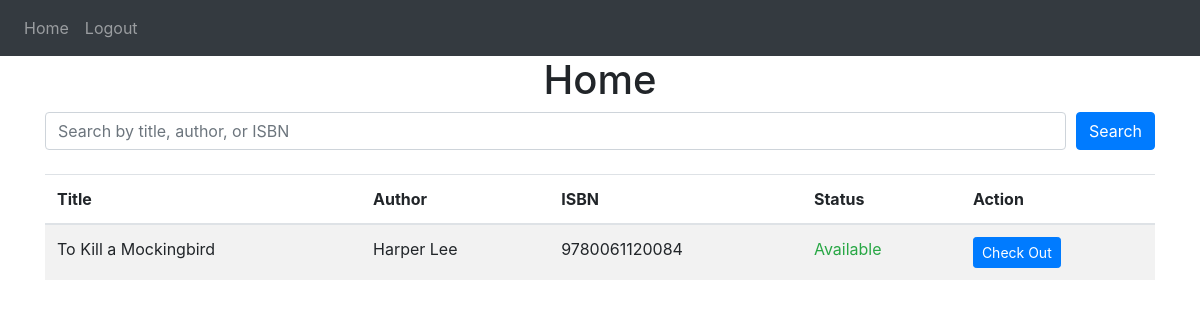
/checkout/2 (signed in), run on the app's committed database.
### website/models.py (models this page shows)
class Book(db.Model):
    id = db.Column(db.Integer, primary_key=True)
    title = db.Column(db.String(150), nullable=False)
    author = db.Column(db.String(150), nullable=False)
    isbn = db.Column(db.String(20), unique=True, nullable=False)
    available = db.Column(db.Integer, default=1)  # 1 = Available, 0 = Checked Out

### website/views.py (the view)
@views.route('/checkout/<bookId>', methods=['GET', 'POST'])
@login_required
def checkout_book(bookId):
    books = Book.query.filter(Book.id == bookId)
    return render_template("home.html", user=current_user, books=books)

### website/__init__.py (called while the page is built)
def create_app():
    app = Flask(__name__)
    app.config['SECRET_KEY'] = 'your_secret_key'
    app.config['SQLALCHEMY_DATABASE_URI'] = 'sqlite:///library.db'
    db.init_app(app)
    from .views import views
    from .auth import auth
    app.register_blueprint(views, url_prefix='/')
    app.register_blueprint(auth, url_prefix='/')
    from .models import User, Book  # Import the Book model
    with app.app_context():
        db.create_all()
    login_manager = LoginManager()
    login_manager.login_view = 'auth.login'
    login_manager.init_app(app)
    @login_manager.user_loader
    def load_user(id):
        return User.query.get(int(id))
    return app

### website/templates/home.html (shortened to what this page needs)
{% extends "base.html" %}
{% block content %}
<h1 align="center">Home</h1>
<form method="GET" action="{{ url_for('views.home') }}" class="mb-4">
    <div class="form-row">
        <div class="col">
            <input type="text" class="form-control" name="query" placeholder="Search by title, author, or ISBN" value="{{ request.args.get('query', '') }}">
        </div>
        <div class="col-auto">
            <button type="submit" class="btn btn-primary">Search</button>
        </div>
    </div>
</form>
<div class="table-responsive">
    <table class="table table-striped">
        <thead>
            <tr>
                <th>Title</th>
                <th>Author</th>
                <th>ISBN</th>
                <th>Status</th>
                <th>Action</th>
            </tr>
        </thead>
        <tbody>
            {% for book in books %}
            <tr>
                <td>{{ book.title }}</td>
                <td>{{ book.author }}</td>
                <td>{{ book.isbn }}</td>
                <td>
                    {% if book.available %}
                        <span class="text-success">Available</span>
                    {% else %}
                        <span class="text-danger">Checked Out</span>
                    {% endif %}
                </td>
                <td>
                    {% if book.available %}
                        <form method="POST" action="{{ url_for('views.checkout_book', bookId=book.id) }}" style="display:inline;">
                            <button type="submit" class="btn btn-sm btn-primary">Check Out</button>
                        </form>
                    {% else %}
                        <button class="btn btn-sm btn-secondary" disabled>Check Out</button>
                    {% endif %}
                </td>
            </tr>
            {% endfor %}
        </tbody>
    </table>
</div>
{% endblock %}

### data on the page
Book: title "To Kill a Mockingbird", author "Harper Lee", isbn "9780061120084", available "Available"
